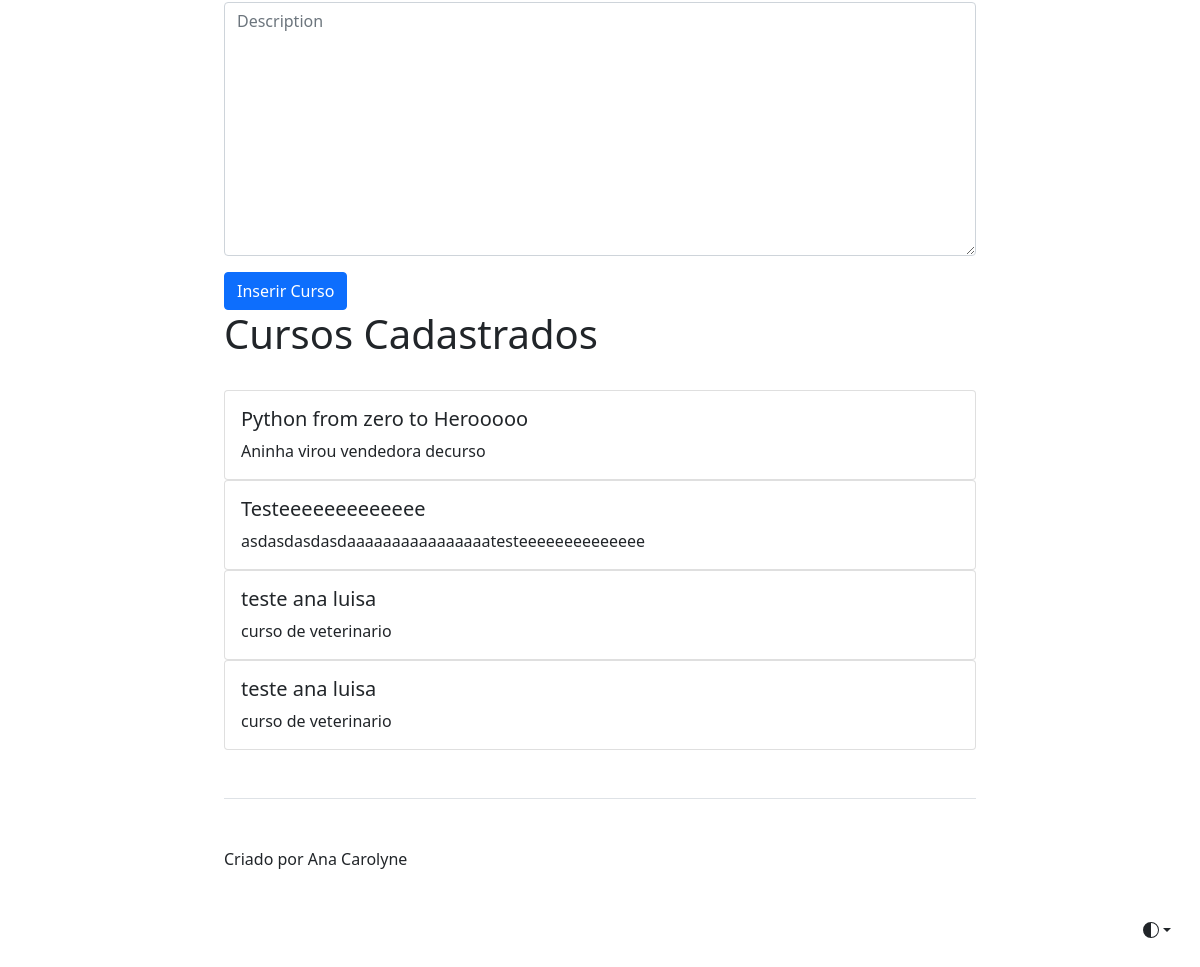
/course/course/ (lower part), run on an earlier commit of the app's database.
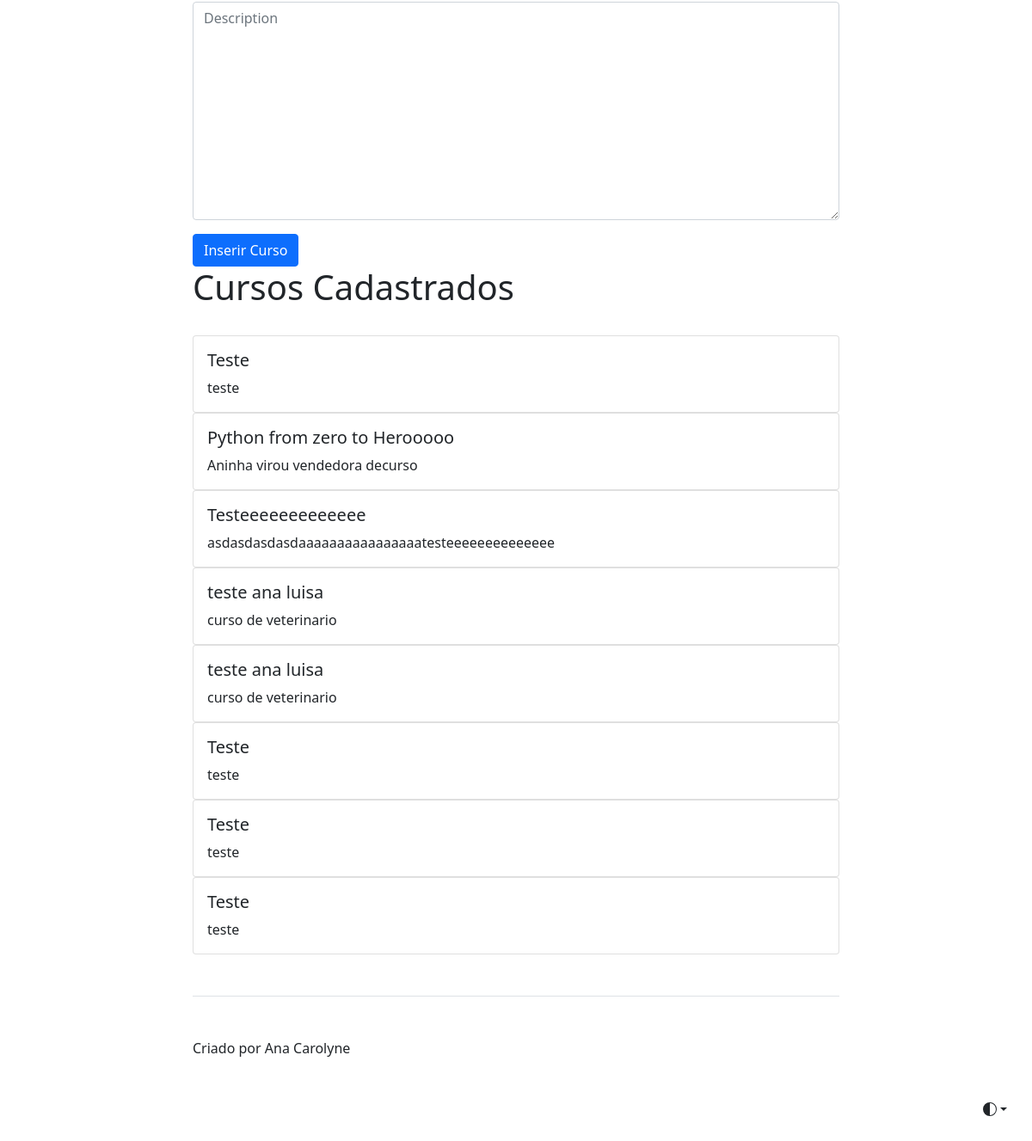
And on a later commit of the database.
### cursos/models.py (models this page shows, shortened)
class Curso(models.Model):
    levels_of_course = (
        ('B', 'Básico'),
        ('I', 'Intermediario'),
        ('A', 'Avançado'),
    )
    title = models.CharField(max_length=100)
    level = models.CharField(max_length=1, choices=levels_of_course)
    carg_hours = models.IntegerField()
    date_of_course = models.DateField(help_text='Formato: dd/mm/aaaa')
    description = models.TextField()
    class Meta:
        verbose_name = 'Cadastros de Curso'
        verbose_name_plural = 'Cursos'
        ordering = ['-date_of_course']

### cursos/views.py (the view)
# urls.py: path('course/', create_course, name='create_course')
@cache_page(30)
def create_course(request):
    courses = Curso.objects.all()
    form = CourseForm(request.POST or None)
    success = False
    if form.is_valid():
        form.save()
        success = True
    context = {
        'form': form,
        'sucesss': success,
        'courses': courses
        }
    return render(request, 'form.html', context)

### cursos/forms.py (shortened to what this page needs)
class CourseForm(forms.ModelForm):
    class Meta:
        model = Curso
        fields = '__all__'

### cursos/templates/form.html (shortened to what this page needs)
{% extends "init.html" %}
{% load bootstrap5 %}
{% block principal %}
{% if success %}
    <div class="alert alert-success" role="alert">
        Curso Cadastrado com sucesso!
    </div>
{% else %}
  <form action="" method="POST" id="form">
    {% bootstrap_form form %}
    <button type="submit" class="btn btn-primary btn-block">Inserir Curso</button>
  </form>
<h1> Cursos Cadastrados</h1> <br>
{% for course in courses %}
    <div class="card">
        <div class="card-body">
            <h5 class="card-title
            ">{{ course.title }}</h5>
            <p class="card-text">{{ course.description }}</p>
        </div>
    </div>
{% endfor %}
{% endif %}
{% endblock %}

What changed in the data, as far as the page shows it:
added Curso: title "Teste", description "teste"
added Curso: title "Teste", description "teste"
added Curso: title "Teste", description "teste"
added Curso: title "Teste", description "teste"
